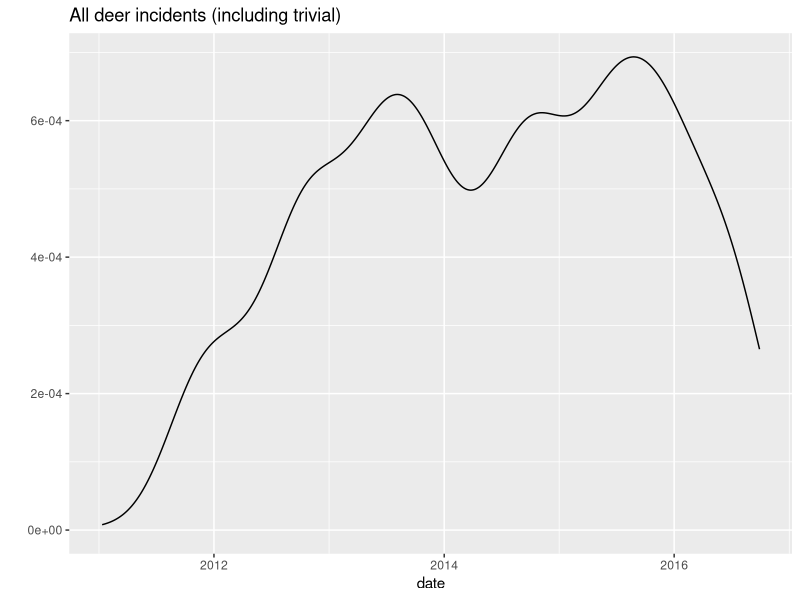
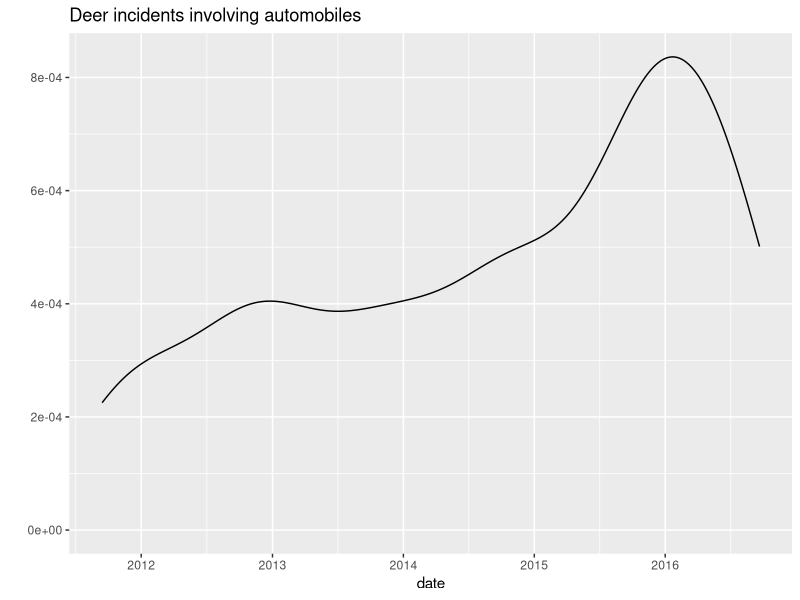
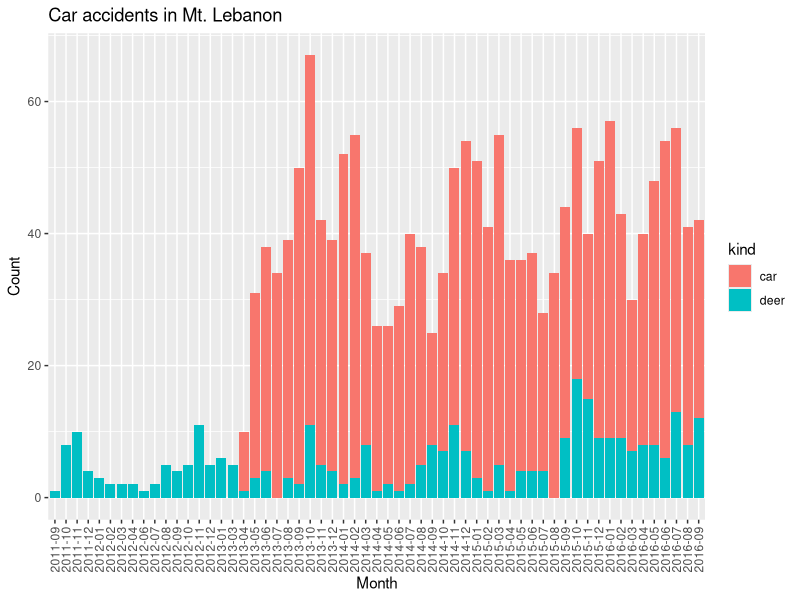
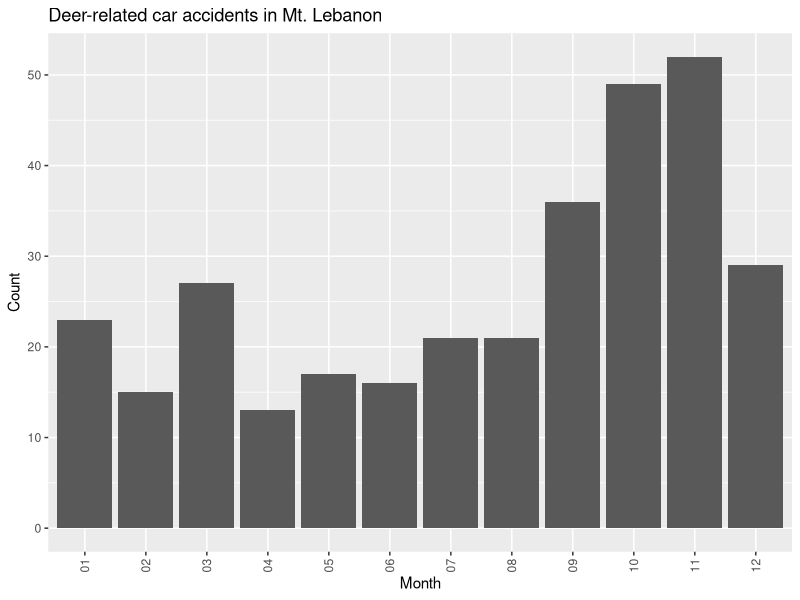
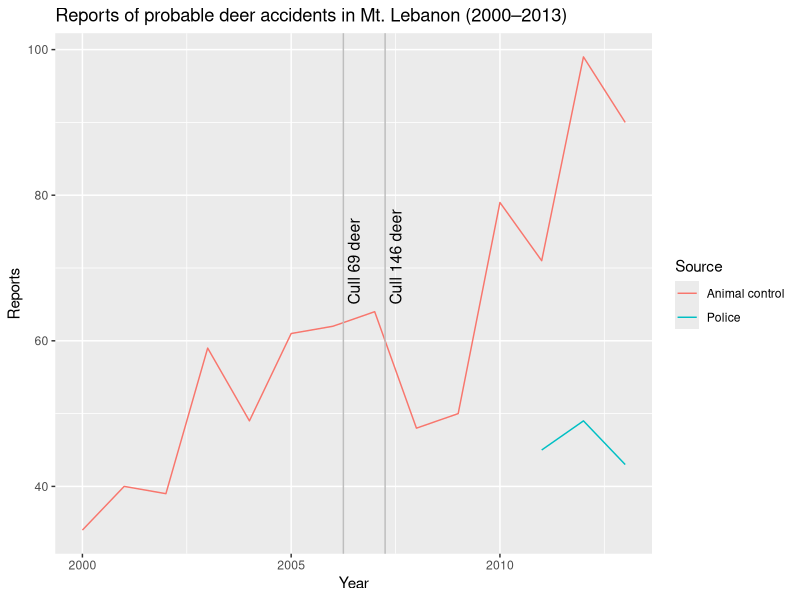
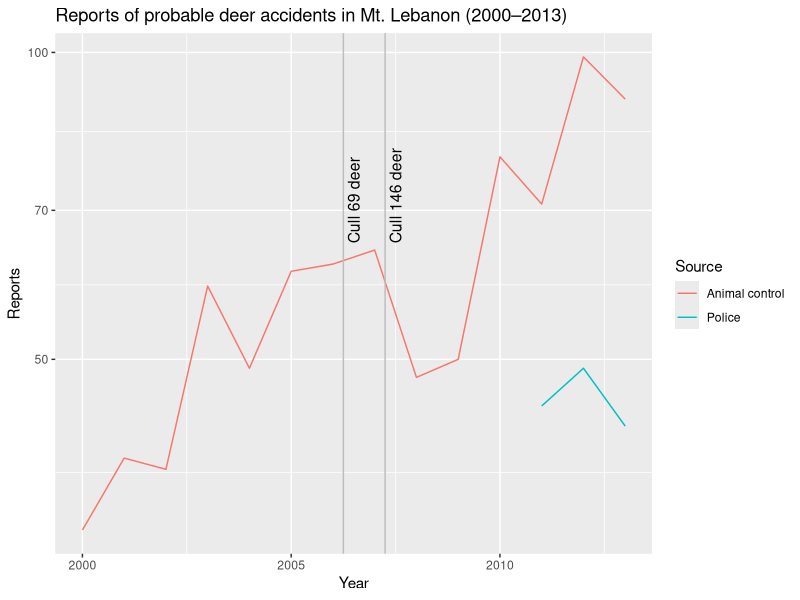
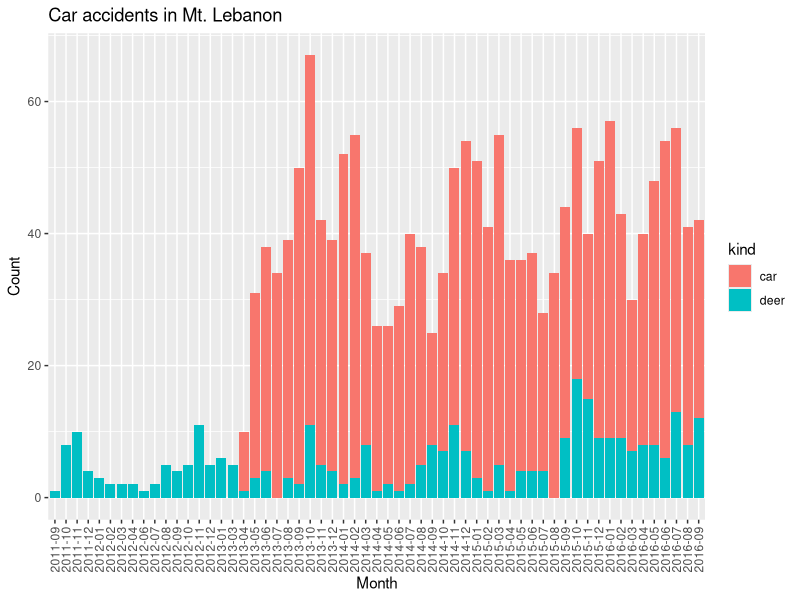
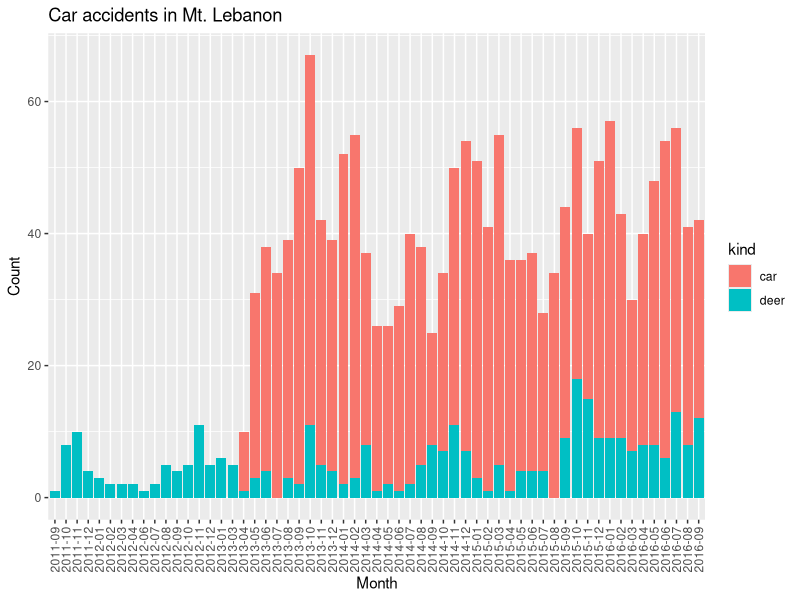

Source code (R) for these figures, in order:
library(ggplot2)
library(lubridate)
library(scales)
library(dplyr)  # Load last to shadow earlier-defined functions.
library(tidyr)
library(ggthemes)

deer_incidents <- read.csv("data/mt-lebanon-deer-incidents.csv",
                           as.is=c(1,6))
deer_incidents <- transform(deer_incidents, date = mdy(Incident.Date))
deer_incidents <- transform(deer_incidents, Incident.Date = NULL)

qplot(date, data = deer_incidents, geom = "density",
      main = "All deer incidents (including trivial)")

### For context, compare deer-related car accidents with all car accidents.

deer_accidents <- subset(deer_incidents, Vehicle.Involved == "X")
deer_accidents <- transform(deer_accidents, vehicles=1, Vehicle.Involved=NULL)

qplot(date, data = deer_accidents, geom = "density",
      main = "Deer incidents involving automobiles")

car_accidents <- read.csv("data/police-blotter/accidents.csv")
car_accidents <- transform(car_accidents, date = ymd(date), time = hm(time))

## The car-accident data come from the accidents section of police
## blotters. The blotters are published weekly, but we can't take for
## granted that the blotters will each cover exactly 7 days worth of
## reporting, or that there won't be missing blotters. Therefore, to
## determine the years worth of data coverage we have, we add up the
## dates covered by the individual police blotters in our data set.
pbdates <- read.csv("data/police-blotter/police_blotter_date_ranges.csv")
pbdates <- mutate(pbdates,
                  from = mdy(from),
                  to = mdy(to),
                  years = (to - from) / dyears(1) + 1/365)  # Inclusive.
if (length(unique(pbdates$years)) > 1) {
  ## Right now, all of the blotters cover 7 days. If that ever changes,
  ## we ought to verify that there wasn't a data-entry error.
  stop("Check dates on police blotters for inconsistencies.")
}
police_blotter_data_coverage_in_years <- sum(pbdates$years)

deer_accidents_in_car_accidents_date_range <-
  subset(deer_accidents, (date >= min(car_accidents$date) &
                          date <= max(car_accidents$date)))

deer_accidents_included_in_car_accidents <-
  subset(deer_accidents_in_car_accidents_date_range,
         date %in% car_accidents$date)

deer_accidents_missing_in_car_accidents <-
  subset(deer_accidents_in_car_accidents_date_range,
         ! date %in% car_accidents$date)

combined_accidents <-
  rbind(data.frame(date = deer_accidents$date, kind = "deer", vehicles = 1),
        data.frame(date = car_accidents$date,  kind = "car",
                   vehicles = car_accidents$vehicles))

combined_accidents <-
  transform(combined_accidents, month = floor_date(date, "month"))

qplot(as.factor(substr(month, 1, 7)), data = combined_accidents,
      weight = vehicles, fill = kind,
      main = "Car accidents in Mt. Lebanon",
      xlab = "Month", ylab = "Count") +
  theme(axis.text.x = element_text(angle = 90, vjust = 0.5))

ggsave("img/car-and-deer-crashes.png")
ggsave("img/car-and-deer-crashes.pdf")

summarize(car_accidents, vehicles = sum(vehicles))

### In which months are deer-related car accidents most common?

qplot(as.factor(substr(date, 6, 7)), data = deer_accidents,
      weight = vehicles,
      main = "Deer-related car accidents in Mt. Lebanon",
      xlab = "Month", ylab = "Count") +
  theme(axis.text.x = element_text(angle = 90, vjust = 0.5))


### In terms of injury risk, how do deer incidents compare to car accidents?

## First, deer-related incidents.
(deer_injury_incidents <- sum(deer_incidents$Person.Injured == "X"))
(deer_incident_years <- diff(range(deer_incidents$date)) / dyears(1))
(deer_injury_incidents_per_year <- deer_injury_incidents / deer_incident_years)

## Next, car-related incidents.
(car_injury_incidents <- sum(car_accidents$injuries > 0))
(car_incident_years <- police_blotter_data_coverage_in_years)
(car_injury_incidents_per_year <- car_injury_incidents / car_incident_years)

(relative_risk_of_injury_car_to_deer <-
 car_injury_incidents_per_year / deer_injury_incidents_per_year)


### If there's a car accident in Mt. Lebanon, how much more (or less) likely
### is it to injure someone, given that a deer was involved?
frequency <- function(bools) sum(bools) / length(bools)
(freq_of_injury_in_all_car_accidents <- frequency(car_accidents$injuries > 0))
(freq_of_injury_in_deer_car_accidents <- frequency(deer_accidents$Person.Injured == "X"))
(rel_freq_of_injury_in_accidents_if_deer_involved <-
     (freq_of_injury_in_deer_car_accidents /
          freq_of_injury_in_all_car_accidents))

### Compute some yearly and monthly summary statistics.
group_by(deer_accidents, year(date)) %>%
  summarise(accidents = n())

group_by(deer_accidents, floor_date(date, "month")) %>%
  summarise(accidents = n()) %>%
  View

group_by(deer_accidents, year = year(date)) %>%
  summarise(accidents = n())

group_by(deer_accidents,
         year = year(date),
         last = month(date) > 8) %>%
  summarise(accidents = n())


### Pedestrian/bicyclist accidents.

pedcyc_incidents <-
  read.csv("data/pedestrian-and-bicyclist-accidents.csv",
           colClasses=c(
             "factor", rep("character", 3), rep("numeric", 3),
             rep("character", 7), "numeric"))
pedcyc_incidents <- transform(pedcyc_incidents, when=ymd_hm(paste(DATE, TIME)))
## select(subset(pedcyc_incidents, UCR.DESCRIPTION == "DEATH"), REPORT)
pedcyc_incidents <-
  pedcyc_incidents %>%
  subset(UCR.DESCRIPTION != "DEATH")

summary(pedcyc_incidents)

pedcyc_incidents %>%
  group_by(UCR.DESCRIPTION) %>%
  summarize(n = n(), injury_frequency = frequency(INJ > 0))

deer_accidents_by_year <-
  group_by(deer_accidents, year=year(date)) %>%
  summarise(accidents = n(), injury_accidents = sum(Person.Injured == "X"))

pedcyc_accidents_by_year <-
  pedcyc_incidents %>%
  group_by(year=year(when)) %>%
  summarise(accidents = n(), injury_accidents = sum(INJ > 0))

full_join(deer_accidents_by_year, pedcyc_accidents_by_year, by="year") %>%
  arrange(year)

full_join(deer_accidents_by_year, pedcyc_accidents_by_year, by="year") %>%
  arrange(year) %>%
  subset(year >= 2011 & year <= 2014) %>%
  summarize(deer_crash_injuries = sum(injury_accidents.x),
            pedcyc_crash_injuries = sum(injury_accidents.y))


deer_accidents_monthly <- transform(deer_accidents, year=year(date), month=month(date))

deer_accidents_monthly %>%
  count(year, month) %>%
  spread(month, n)

deer_accidents_monthly %>%
  count(year)

deer_accidents_monthly %>%
  filter(month > 8) %>%
  count(year)

transform(deer_incidents, year=year(date), month=month(date)) %>%
  count(year, month) %>%
  spread(month, n)


### Deer management report.

deer_management_report <-
  data.frame(Year=2000:2013,
             Animal_control=c(34,40,39,59,49,61,62,64,48,50,79,71,99,90),
             Police=c(rep(NA,11), 45,49,43))

(deer_management_report_m <- deer_management_report %>% gather(Kind, Reports, 2:3))

p <-
qplot(Year, Reports, data=deer_management_report_m,
      geom=c("line"), color=Kind,
      main="Reports of probable deer accidents in Mt. Lebanon (2000–2013)") +
  geom_vline(xintercept=2006.25, color="gray") +
  geom_vline(xintercept=2007.25, color="gray") +
  annotate("text", x=2006.5, y=65, label="Cull 69 deer", hjust=0, angle=90, size=4) +
  annotate("text", x=2007.5, y=65, label="Cull 146 deer", hjust=0, angle=90, size=4) +
  scale_color_discrete(name="Source",
                       breaks=c("Animal_control", "Police"),
                       labels=c("Animal control", "Police"))
p

p + scale_y_continuous(trans=log10_trans())

dev.new()

p + coord_fixed(ratio = with(deer_management_report, bank_slopes(Year, Animal_control)))

ggsave(file="/tmp/probable_deer_accidents_mt_lebanon_2000_thru_2013.pdf",
       device=cairo_pdf)

summary(m1 <- lm(I(log(Animal_control)) ~ Year, data=deer_management_report))

summary(m_lo <- lm(I(log(Animal_control)) ~ Year,
                   data=subset(deer_management_report, Year <= 2005)))

summary(m_lo_linear <- lm(Animal_control ~ Year,
                          data=subset(deer_management_report, Year <= 2005)))

summary(m_hi <- lm(I(log(Animal_control)) ~ Year,
                   data=subset(deer_management_report, Year >= 2010)))

summary(m_cull <- lm(I(log(Animal_control)) ~ Year,
                   data=subset(deer_management_report, Year > 2008)))
